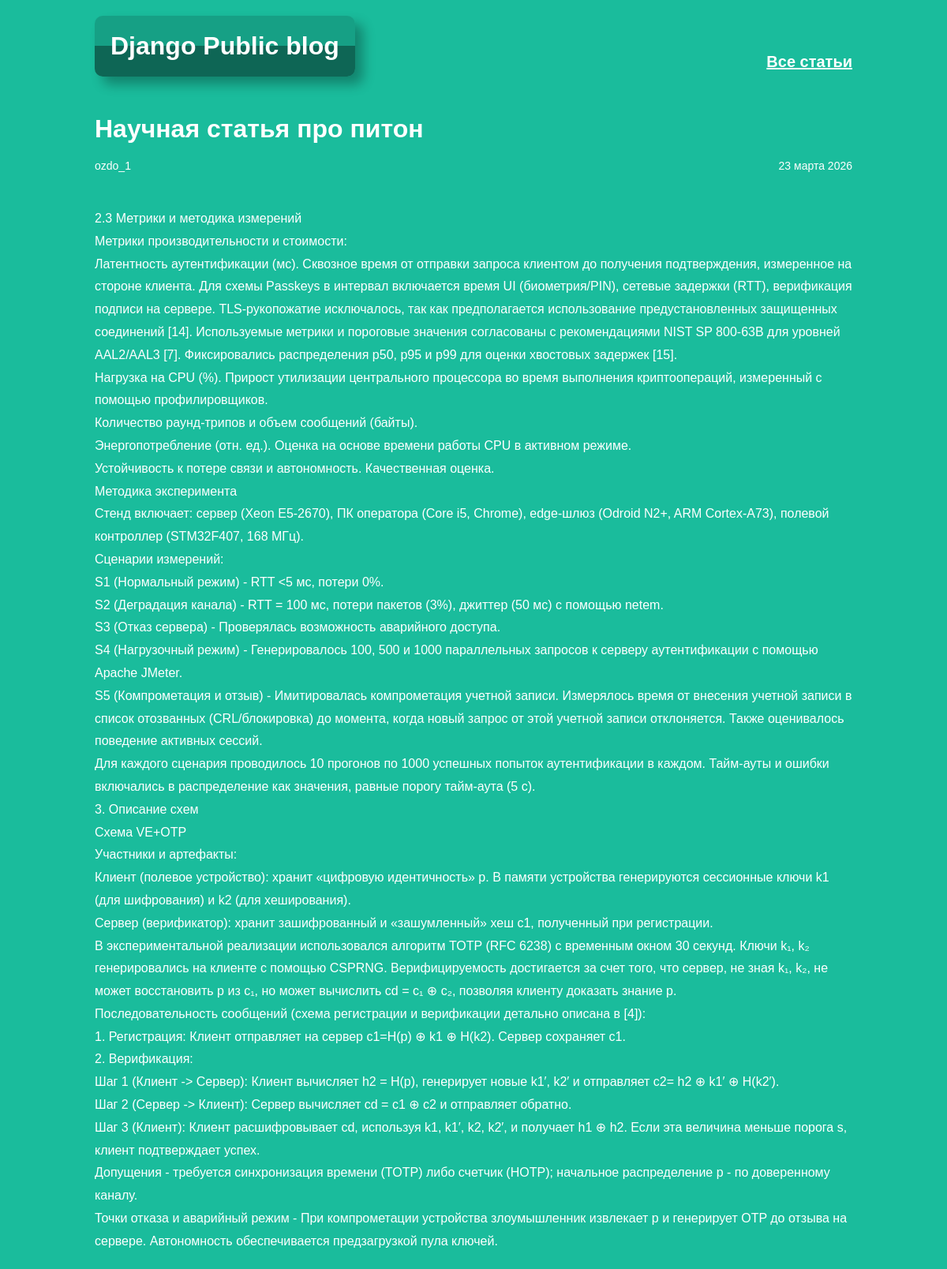
Screenshot of /article/2/ with the database file from the repository.
### articles/models.py (models this page shows, shortened)
class Article(models.Model):
    title = models.CharField(max_length=200)
    author = models.ForeignKey(User, on_delete=models.CASCADE)
    text = models.TextField()
    created_date = models.DateField(auto_now_add=True)
    def get_russian_date(self):
        months = {
            1: 'января', 2: 'февраля', 3: 'марта', 4: 'апреля',
            5: 'мая', 6: 'июня', 7: 'июля', 8: 'августа',
            9: 'сентября', 10: 'октября', 11: 'ноября', 12: 'декабря'
        }
        return f"{self.created_date.day} {months[self.created_date.month]} {self.created_date.year}"

### articles/views.py (the view)
# urls.py: path('article/<int:article_id>/', views.get_article, name='get_article'),
def get_article(request, article_id):
    try:
        post = Article.objects.get(id=article_id)
        return render(request, 'article.html', {'post': post})
    except Article.DoesNotExist:
        raise Http404("Статья не найдена")

### articles/templates/article.html (shortened to what this page needs)
<!DOCTYPE html>
<html>
<head>
    {% load static %}
    <link rel="stylesheet" href="{% static '/article.css' %}">
</head>
<body class="article">
    <div class="container">
        <div class="logo-wrapper">
            <div class="logo">
                <h1>Django Public blog</h1>
            </div>
        </div>
        <div class="header">
            <div class="all-posts-link">
                <a href="/">Все статьи</a>
            </div>
        </div>
        <h1 class="article-title">{{ post.title }}</h1>
        <div class="article-meta">
            <div class="article-author">{{ post.author.username }}</div>
            <div class="article-created-date">{{ post.get_russian_date }}</div>
        </div>
        <div class="article-content">
            {{ post.text|linebreaks }}
        </div>
    </div>
</body>
</html>

### articles/static/article.css (style rules this page uses)
* { margin: 0; padding: 0; box-sizing: border-box; }
body { font-family: Tahoma, Arial, sans-serif; }
body.article { background: #1abc9c; }
body.article .container { width: 960px; margin: 0 auto; padding: 20px 0; }
body.article .header { overflow: hidden; margin-bottom: 40px; padding-bottom: 15px; }
body.article .all-posts-link { float: right; }
body.article .all-posts-link a { color: white; text-decoration: underline; font-size: 20px; font-weight: bold; padding: 0; }
body.article .logo-wrapper { text-align: left; margin-bottom: -70px; }
body.article .logo { color: white; background: linear-gradient(180deg, #16a085 50%, #0e6655 50%); border-radius: 10px; padding: 20px; text-align: center; margin-bottom: 40px; display: inline-block; width: auto; box-shadow: 10px 10px 15px rgba(0, 0, 0, 0.3); }
body.article .article-title { color: white; font-size: 32px; margin-bottom: 20px; }
body.article .article-meta { overflow: hidden; margin-bottom: 30px; padding-bottom: 15px; color: white ; font-size: 14px; }
body.article .article-author { float: left; }
body.article .article-created-date { float: right; text-align: right; }
body.article .article-content { color: white; line-height: 1.8; font-size: 16px; }

### rows the page displays
Article: title "Научная статья про питон", author.username "ozdo_1", get_russian_date "23 марта 2026", text "2.3 Метрики и методика измерений Метрики производительности и стоимости: Латентность аутентификации (мс). Сквозное время от отправки запроса клиентом до получения подтверждения, измеренное на стороне клиента. Для схемы Passkeys в интервал включается время UI (биометрия/PIN), сетевые задержки (RTT), верификация подписи на сервере. TLS-рукопожатие исключалось, так как предполагается использование предустановленных защищенных соединений [14]. Используемые метрики и пороговые значения согласованы с рекомендациями NIST SP 800-63B для уровней AAL2/AAL3 [7]. Фиксировались распределения p50, p95 и p99 для оценки хвостовых задержек [15]. Нагрузка на CPU (%). Прирост утилизации центрального…"
